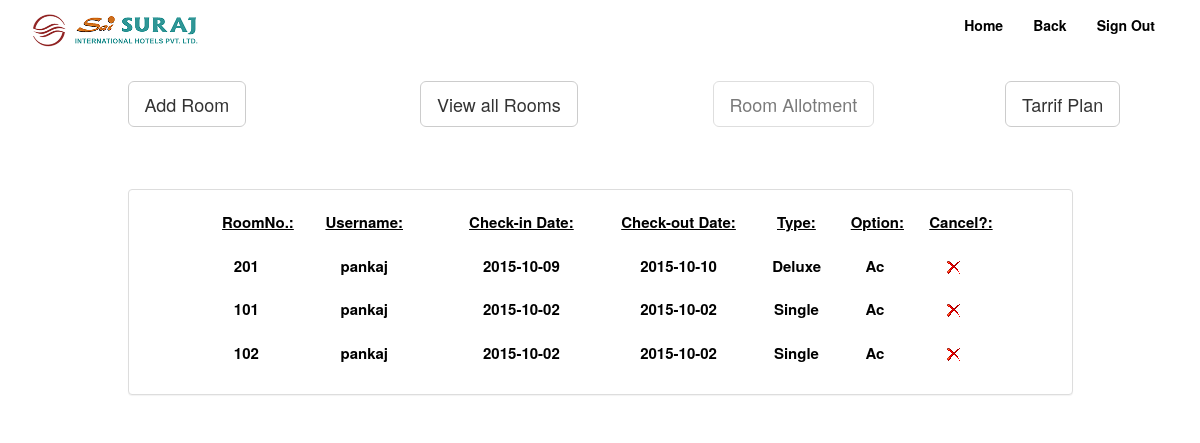
Page /admin/checkincout.php (signed in) on the committed database.
### tables this page shows
CREATE TABLE IF NOT EXISTS `roombooking` (
  `id` int(11) NOT NULL,
  `username` varchar(35) NOT NULL,
  `roomno` int(11) NOT NULL,
  `checkindate` date NOT NULL,
  `checkoutdate` date NOT NULL,
  `ndays` int(11) NOT NULL,
  `category` varchar(35) NOT NULL,
  `type` varchar(35) NOT NULL,
  `option` varchar(35) NOT NULL,
  `rate` decimal(10,2) NOT NULL
);

### admin/checkincout.php (the view, shortened to what this page needs)
<!DOCTYPE html>
<html>
<head>
    <link href="../css/bootstrap.min.css" rel="stylesheet">
    <link href="../css/font-awesome.min.css" rel="stylesheet">
    <link href="../css/styles.css" rel="stylesheet">
    <link href="../css/full-slider.css" rel="stylesheet">
</head>
<body>
  <div class="navbar-wrapper">
                <div class="container-fluid">
                    <nav class="navbar navbar-default">
                        <div class="container">
                            <div class="navbar-header">
                                <a class="logo" href="index.html"><img src="img/index.png"></a>
                            </div>
                            <div id="navbar" class="navbar-collapse collapse">
                                <ul class="nav navbar-nav navbar-right">
                                    <li><a href="admincpanel.php"><font color="black"><b>Home</b></font></span></a></li>
                                    <li><a href="room.php"><font color="black"><b>Back</b></font></span></a></li>
                                    <li><a href="signout.php"><font color="black"><b>Sign Out</b></font></a></li>
                                </ul>
                            </div>
                        </div>
                    </nav>
                </div>
  </div>
    <div class="container">
    <div class="row">
        <div class="col-md-1"></div>
        <div class="col-md-3"><a href="newroom.php" class="btn btn-default btn-lg" role="button">Add Room</a></div>
        <div class="col-md-3"><a href="viewroom.php" class="btn btn-default btn-lg" role="button">View all Rooms</a></div>
        <div class="col-md-3"><a href="checkincout.php" class="btn btn-default btn-lg disabled" role="button">Room Allotment</a></div>
        <div class="col-md-2"><a href="tariff.php" class="btn btn-default btn-lg" role="button">Tarrif Plan</a></div>
    </div>
  </div>
<?php
    if ( $_SESSION['username'])
    {
$user=$_SESSION['username'];
			$ex0=mysql_query("SELECT * FROM adminlogin WHERE user='$user'") or die(mysql_error());
							$count=mysql_num_rows($ex0);
				if($count)
				{
			 echo "<center><strong><b><br><font color='white' size='3%'><u>Welcome ".$_SESSION['username']."</u></font></b><br><br></center></strong>";
				 if(!isset($_POST['delete']) && !isset($_GET['roomno']))
			 {
		 echo "<table align='center' border=1 bgcolor='white' cellspacing='0' style=' border:double; border-color:#000000; color:#FFFFFF; background-color:maroon; font-size:18px; font-family:Georgia, 'Times New Roman', Times, serif'>";
			$ex=mysql_query("SELECT * FROM roombooking") or die(mysql_error());
			$count=mysql_num_rows($ex);
				if($count)
				{
					echo "<div class='container'>
                                <div class='row'>
                                    <div class='col-sm-1'></div>
                                    <div class='col-sm-10'>
                                        <div class='panel panel-default'>
                                            <div class='panel-body form-horizontal payment-form'>";
                                            echo "<div class='form-group'>
                                            <div class='col-sm-1'></div>
                                            <label for='roomno' class='col-sm-1 control-label'><center><u>RoomNo.:</u></center></label>
                                            <label for='type' class='col-sm-2 control-label'><center><u>Username:</u></center></label>
                                            <label for='option' class='col-sm-2 control-label'><center><u>Check-in Date:</u></center></label>
                                            <label for='option' class='col-sm-2 control-label'><center><u>Check-out Date:</u></center></label>
                                            <label for='option' class='col-sm-1 control-label'><center><u>Type:</u></center></label>
                                            <label for='option' class='col-sm-1 control-label'><center><u>Option:</u></center></label>
                                            <label for='option' class='col-sm-1 control-label'><center><u>Cancel?:</u></center></label>
                                            <div class='col-sm-1'></div>
                                      </div>";
                    while($row=mysql_fetch_assoc($ex)){
				$username		=$row['username'];
				$roomno			=$row['roomno'];
				$cin			=$row['checkindate'];
				$cout			=$row['checkoutdate'];
				$type 			=$row['type'];
				$optn 			=$row['option'];
										echo "<div class='form-group'>
													<div class='col-sm-1'></div>
                                                    <label for='roomno' class='col-sm-1 control-label'><center>$roomno</center></label>
                                                    <label for='type' class='col-sm-2 control-label'><center>$username</center></label>
                                                    <label for='option' class='col-sm-2 control-label'><center>$cin</center></label>
                                                    <label for='option' class='col-sm-2 control-label'><center>$cout</center></label>
                                                    <label for='option' class='col-sm-1 control-label'><center>$type</center></label>
                                                    <label for='option' class='col-sm-1 control-label'><center>$optn</center></label>
                                                    <label for='option' class='col-sm-1 control-label'><center><a href='checkincout.php?roomno=$roomno&delete=yes'><img src='img/b_drop.png'></a></center></label>
                                                    <div class='col-sm-1'></div>
                                              </div>";
                                          }
                                          echo " </div>
												        </div>
												          </form>
												        </div>
												        <div class='col-sm-1'></div>
												    </div>
												</div>";
				}
				else
					{		echo "<script type=\"text/javascript\">
alert(\"Customers are not present. so rooms are free\");
</script>";
}
}
}
   else
    {
        header("Location:../login.php");
    }
}
?>
</body>
</html>

### css/styles.css (style rules this page uses)
body { background: #8999A8; background: url(http://i.imgur.com/GHr12sH.jpg) no-repeat center center fixed; -webkit-background-size: cover; -moz-background-size: cover; -o-background-size: cover; background-size: cover; }
.funkyradio input[type="radio"]:focus ~ label:before, { box-shadow: 0 0 0 3px #999; }
.navbar, .dropdown-menu { background:rgba(255,255,255,0.25); border: none; }
.nav>li>a, .dropdown-menu>li>a:focus, .dropdown-menu>li>a:hover, .dropdown-menu>li>a, .dropdown-menu>li { border-bottom: 3px solid transparent; }
.navbar a, .dropdown-menu>li>a, .dropdown-menu>li>a:focus, .dropdown-menu>li>a:hover { color: #fff; }
.logo img { width:50% \9; max-width: 50%; margin-top: 0px; margin-bottom: 1px; }

### css/full-slider.css (style rules this page uses)
html, body { height: 100%; }

### admin/checkincout.php (style rules this page uses)
label { font-size: 15px; font-weight: bold; color: black; }

### rows in the picture
roombooking: roomno "201", username "pankaj", checkindate "2015-10-09", checkoutdate "2015-10-10", type "Deluxe", option "Ac"
roombooking: roomno "101", username "pankaj", checkindate "2015-10-02", checkoutdate "2015-10-02", type "Single", option "Ac"
roombooking: roomno "102", username "pankaj", checkindate "2015-10-02", checkoutdate "2015-10-02", type "Single", option "Ac"
